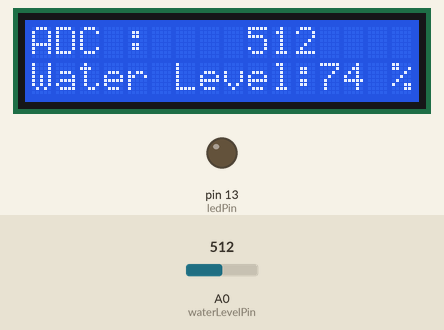
Recording of a sketch running on a simulated Arduino Uno, built with avr-gcc and run on an emulated ATmega328P. Parts: 16×2 character LCD, output pins drawn as LEDs (lit = HIGH). Inputs (shaded band) come from the test bench; at power-on: A0 (waterLevelPin) = 512.

Above: at 4.3 s.
4.4 s: A0 (waterLevelPin) set to 545
At 5.9 s:
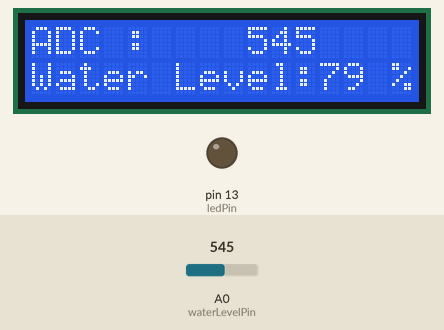
6.6 s: A0 (waterLevelPin) set to 574
At 9.2 s:
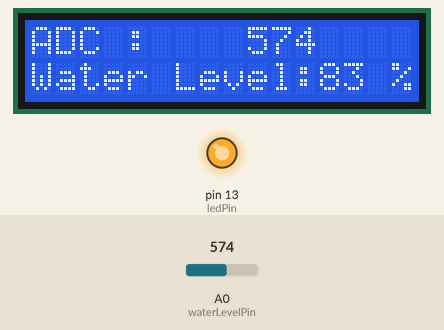
9.6 s: A0 (waterLevelPin) set to 511
At 11.9 s:
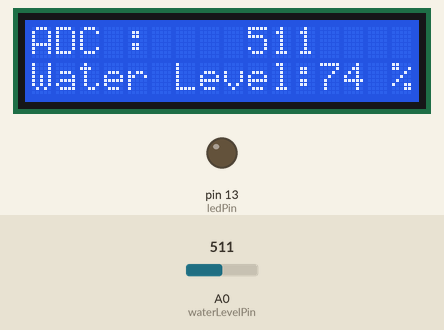
Timing chart, 0 to 13.4 s (numbered marks = the images above; inputs shaded):
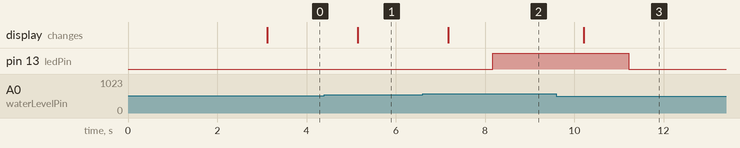

Measured:
- the behaviour switches between 558 and 559 on A0 (waterLevelPin) (found by bisection; images 1 and 2)
- after the input at 4.4 s, the display: changes after 0.75 s (image 1)
- after the input at 6.6 s, pin 13 (ledPin): LOW → HIGH after 1.6 s; the display: changes after 0.57 s (image 2)
- after the input at 9.6 s, pin 13 (ledPin): HIGH → LOW after 1.6 s; the display: changes after 0.62 s (image 3)

The sketch:

AR08_waterlevel.ino.ino
```cpp
/*
 예제 6.4
 수위 센서 입력
 */

// I2C 통신 라이브러리 설정
#include <Wire.h>
// I2C LCD 라리브러리 설정
#include <LiquidCrystal_I2C.h>

// LCD I2C address 설정 PCF8574:0x27, PCF8574A:0x3F
LiquidCrystal_I2C lcd(0x27,16,2);  // LCD address:0x27, 16X2 LCD

// 0번 아날로그핀을 WaterLevel Sensor 입력으로 설정한다.
const int waterLevelPin = 0;

// 센서마다 만수시 ADC 값이 틀리므로 만수 시 ADC 값을 참고하여 설정한다.
const int waterFullAdcValue = 689;
const int ledPin = 13;

void setup() {

  lcd.init(); // LCD 설정
  lcd.backlight();  // 백라이트를 켠다.

  // 메세지를 표시한다.
  lcd.print("ex 6.4");
  lcd.setCursor(0,1);
  lcd.print("Water Level");
  // 3초동안 메세지를 표시한다.
  delay(3000);

  // 모든 메세지를 삭제한 뒤
  // 숫자를 제외한 부분들을 미리 출력시킨다.
  lcd.clear();
  lcd.setCursor(0,0);
  lcd.print("ADC :  ");
  lcd.setCursor(0,1);
  lcd.print("Water Level:");
  lcd.setCursor(15,1);
  lcd.print("%");

  pinMode(ledPin,OUTPUT);
}

void loop(){

  int adcValue; // 실제 센서로부터 읽은 값 (0~1023)
  int waterLevel; // 수위 0~100%

  // 수위 센서를 통하여 입력되는 전압을 읽는다.
  adcValue = analogRead(waterLevelPin);
  // 아날로그 입력 값을 0~100의 범위로 변경한다.

  waterLevel = map(adcValue, 0, waterFullAdcValue, 0, 100);

  // 전에 표시했던 내용을 지우고
  // LCD에 ADC 값과 수위를 출력한다.
  // 지우지 않으면 이전에 표시했던 값이 남게 된다.

  // 전에 표시했던 내용을 지운다.
  lcd.setCursor(9,0);
  lcd.print("    ");
  // ADC 값을 표시한다
  lcd.setCursor(9,0);
  lcd.print(adcValue);

  // 전에 표시했던 내용을 지운다.
  lcd.setCursor(13,1);
  lcd.print("  ");
  // 수위를 표시한다
  lcd.setCursor(12,1);
  lcd.print(waterLevel);

  delay(1000);
  if(waterLevel > 80){
    digitalWrite(ledPin,HIGH);
    }
    else digitalWrite(ledPin,LOW);

}
```
